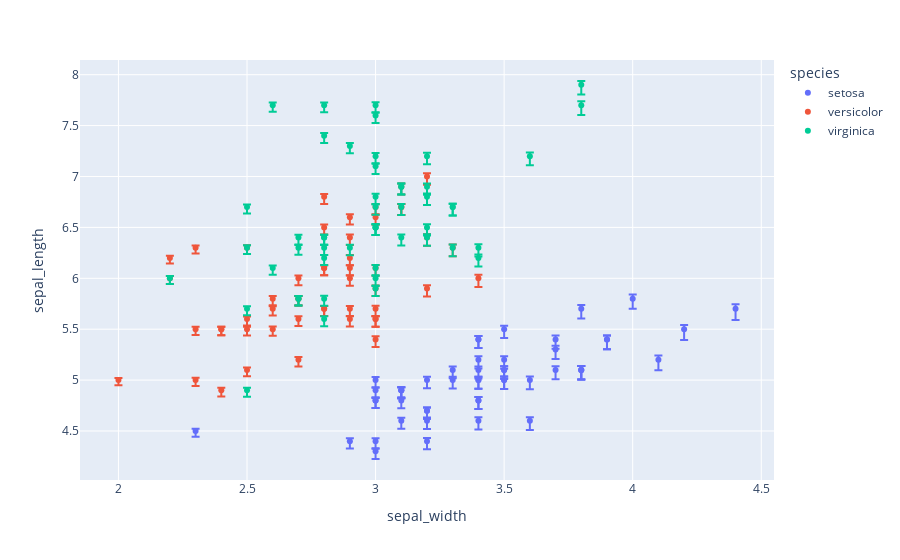

Here is the notebook cell this chart was saved with:
### Code cell
fig = px.scatter(
    data_frame=iris,
    x="sepal_width",
    y="sepal_length",
    color="species",
    error_y="e_plus",  # x,y不同
    error_y_minus="e_minus",
)
fig.show()
